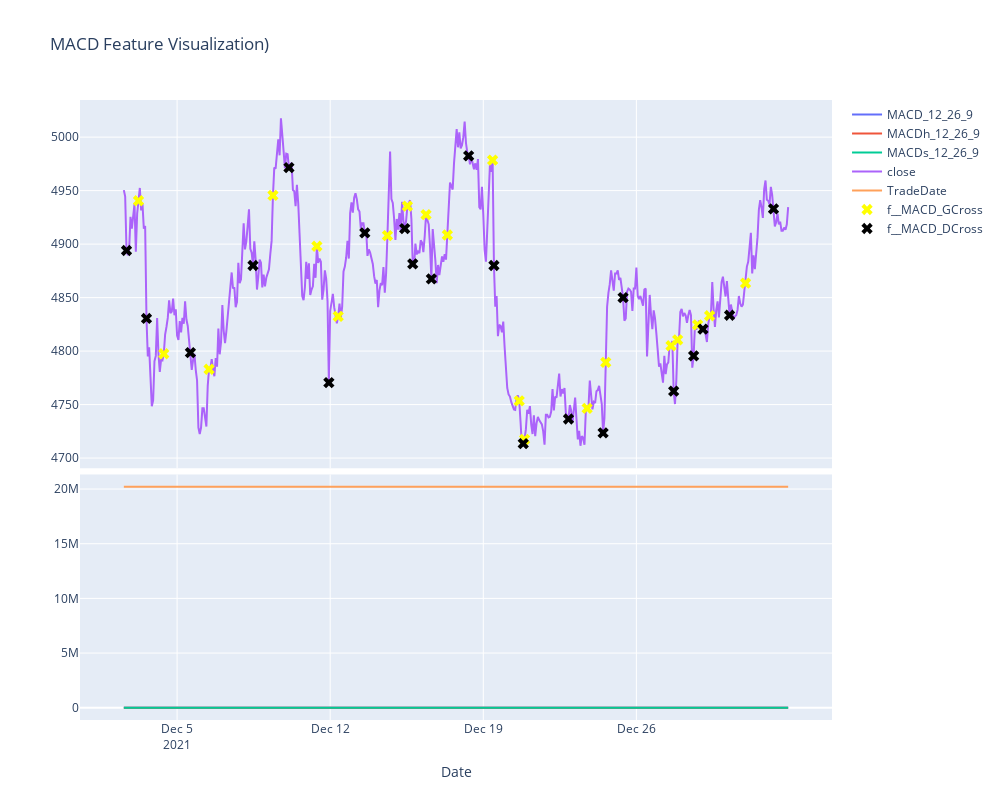

Notebook code for this chart:
### Code cell
import utils
from plotly.subplots import make_subplots
import plotly.graph_objects as go
N=6
df = big.ta.macd(fast=12, slow=26, signal=9, offset=0)
df['close'] = big.close.values
df['TradeDate'] = big['TradeDate'].values
# df['f__RSI_LSDeviate'] = df.eval(f'rsi_{N} - rsi_4{N}')
df['f__MACD_GCross'] = np.where((df['MACDh_12_26_9'] > 0) & (df['MACDh_12_26_9'].shift(1) < 0) , df['close'], np.nan)
df['f__MACD_DCross'] = np.where((df['MACDh_12_26_9'] < 0) & (df['MACDh_12_26_9'].shift(1) > 0) , df['close'], np.nan)
display(df)
df = df.tail(500)

fig = make_subplots(rows=2, cols=1, shared_xaxes=True, vertical_spacing=0.01, row_heights=[0.6,0.4])
for col in df.columns:
    if 'close' in col:
        fig.add_trace(go.Scatter(x=df.index, y=df[col], name=col), row=1, col=1)
    elif 'GCross' in col:
        fig.add_trace(go.Scatter(x=df.index, y=df[col], name=col, mode='markers', marker=dict(size=10, symbol='x', color='yellow')), row=1, col=1)
    elif 'DCross' in col:
        fig.add_trace(go.Scatter(x=df.index, y=df[col], name=col, mode='markers', marker=dict(size=10, symbol='x', color='black')), row=1, col=1)
    else:
        fig.add_trace(go.Scatter(x=df.index, y=df[col], name=col), row=2, col=1)
fig.update_xaxes(
    title_text='Date', 
    rangebreaks=[dict(values=utils.GetBreaks(df, '15min'), dvalue=900000)],
    row=2, col=1
)
fig.update_layout(
    title=f'MACD Feature Visualization)',
    autosize=False, width=1000, height=800,
    yaxis=dict(autorange=True, fixedrange=False),
    showlegend=True,
)
fig.show()

### Figure 1 — Plotly figure (JSON) as saved in the notebook; plotly's stock layout.template omitted (floating-point values rounded to 4 significant figures; data arrays with more than 128 entries replaced by an {"elided": "..."} marker saying what was removed)
{"data": [{"name": "MACD_12_26_9", "type": "scatter", "x": {"elided": "500 str values"}, "xaxis": "x2", "y": {"elided": "500 float values"}, "yaxis": "y2"}, {"name": "MACDh_12_26_9", "type": "scatter", "x": {"elided": "500 str values"}, "xaxis": "x2", "y": {"elided": "500 float values"}, "yaxis": "y2"}, {"name": "MACDs_12_26_9", "type": "scatter", "x": {"elided": "500 str values"}, "xaxis": "x2", "y": {"elided": "500 float values"}, "yaxis": "y2"}, {"name": "close", "type": "scatter", "x": {"elided": "500 str values"}, "xaxis": "x", "y": {"elided": "500 float values"}, "yaxis": "y"}, {"name": "TradeDate", "type": "scatter", "x": {"elided": "500 str values"}, "xaxis": "x2", "y": {"elided": "500 int values"}, "yaxis": "y2"}, {"marker": {"color": "yellow", "size": 10, "symbol": "x"}, "mode": "markers", "name": "f__MACD_GCross", "type": "scatter", "x": {"elided": "500 str values"}, "xaxis": "x", "y": {"elided": "500 float values"}, "yaxis": "y"}, {"marker": {"color": "black", "size": 10, "symbol": "x"}, "mode": "markers", "name": "f__MACD_DCross", "type": "scatter", "x": {"elided": "500 str values"}, "xaxis": "x", "y": {"elided": "500 float values"}, "yaxis": "y"}], "layout": {"autosize": false, "height": 800, "showlegend": true, "title": {"text": "MACD Feature Visualization)"}, "width": 1000, "xaxis": {"anchor": "y", "domain": [0, 1], "matches": "x2", "showticklabels": false}, "xaxis2": {"anchor": "y2", "domain": [0, 1], "rangebreaks": [{"dvalue": 900000, "values": {"elided": "2350 str values"}}], "title": {"text": "Date"}}, "yaxis": {"anchor": "x", "autorange": true, "domain": [0.406, 1], "fixedrange": false}, "yaxis2": {"anchor": "x2", "domain": [0, 0.396]}}}
